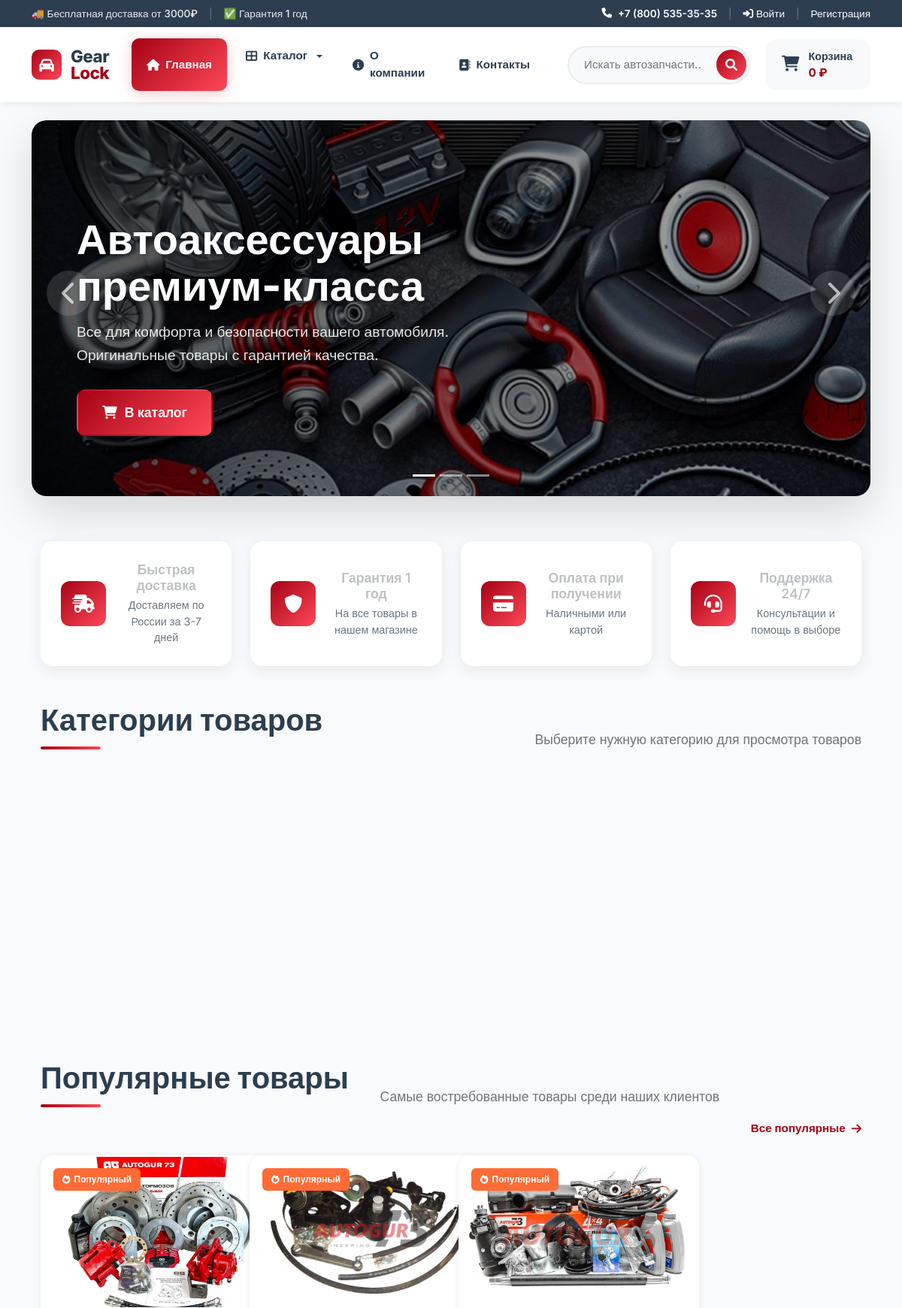
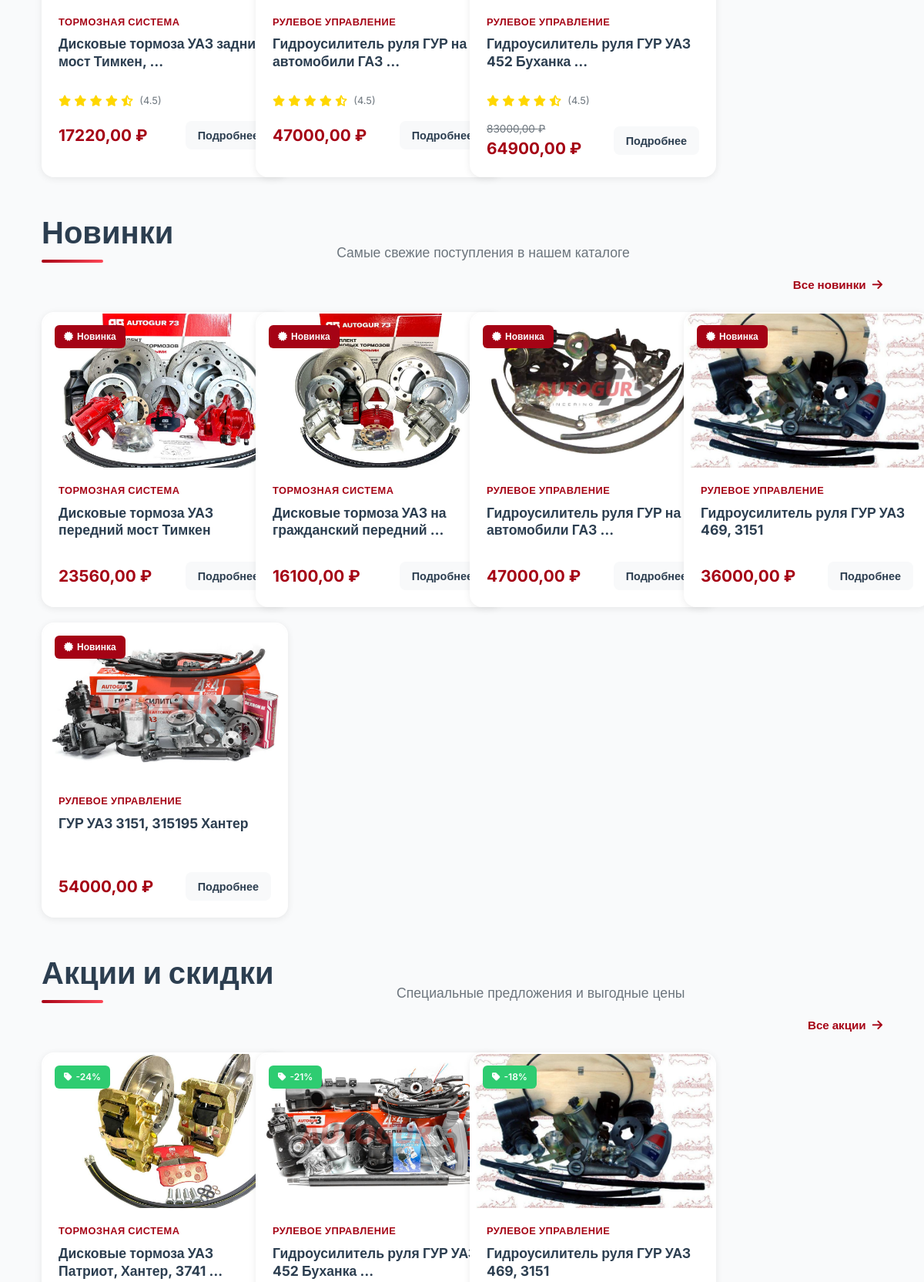
The page / (upper part) on the database its author committed (2 pictures, top to bottom).
### catalog/models.py (models this page shows, shortened)
class Product(models.Model):
    AVAILABILITY_CHOICES = [
        ('in_stock', 'В наличии'),
        ('limited', 'Мало'),
        ('out_of_stock', 'Нет в наличии'),
        ('preorder', 'Под заказ'),
    ]
    name = models.CharField('Название', max_length=200)
    slug = models.SlugField('URL', max_length=200, unique=True, blank=True)  # Добавили blank=True
    category = models.ForeignKey(Category, on_delete=models.CASCADE,
                               related_name='products')
    brand = models.ForeignKey(Brand, on_delete=models.CASCADE,
                            related_name='products', null=True, blank=True)
    sku = models.CharField('Артикул', max_length=50, unique=True)
    price = models.DecimalField('Цена', max_digits=10, decimal_places=2)
    old_price = models.DecimalField('Старая цена', max_digits=10,
                                   decimal_places=2, null=True, blank=True)
    description = models.TextField('Описание')
    features = models.TextField('Характеристики', blank=True)
    availability = models.CharField('Наличие', max_length=20,
                                  choices=AVAILABILITY_CHOICES, default='in_stock')
    quantity = models.IntegerField('Количество', default=0)
    is_active = models.BooleanField('Активный', default=True)
    is_new = models.BooleanField('Новинка', default=False)
    is_sale = models.BooleanField('Распродажа', default=False)
    is_featured = models.BooleanField('Рекомендуемый', default=False)
    created_at = models.DateTimeField('Дата создания', auto_now_add=True)
    updated_at = models.DateTimeField('Дата обновления', auto_now=True)
    class Meta:
        verbose_name = 'Товар'
        verbose_name_plural = 'Товары'
        ordering = ['-created_at']
    @property
    def discount_percent(self):
        if self.old_price and self.old_price > self.price:
            return int((1 - self.price / self.old_price) * 100)
        return 0
    @property
    def main_image(self):
        image = self.images.filter(is_main=True).first()
        if image:
            return image.image
        return None

class ProductImage(models.Model):
    product = models.ForeignKey(Product, on_delete=models.CASCADE,
                              related_name='images')
    image = models.ImageField('Изображение', upload_to='products/')
    is_main = models.BooleanField('Основное', default=False)
    order = models.IntegerField('Порядок', default=0)
    class Meta:
        verbose_name = 'Изображение товара'
        verbose_name_plural = 'Изображения товаров'
        ordering = ['is_main', 'order']

class Category(models.Model):
    name = models.CharField('Название', max_length=200)
    slug = models.SlugField('URL', max_length=200, unique=True, blank=True)
    parent = models.ForeignKey('self', on_delete=models.CASCADE,
                             null=True, blank=True, related_name='children')
    image = models.ImageField('Изображение', upload_to='categories/', null=True, blank=True)
    description = models.TextField('Описание', blank=True)
    order = models.IntegerField('Порядок', default=0)
    class Meta:
        verbose_name = 'Категория'
        verbose_name_plural = 'Категории'
        ordering = ['order', 'name']

### catalog/views.py (the view)
# urls.py: path('', views.home, name='home'),  # /catalog/
def home(request):
    categories = Category.objects.filter(parent__isnull=True).exclude(slug='').prefetch_related('children')
    featured_products = Product.objects.filter(
        is_active=True,
        is_featured=True
    )[:8]
    new_products = Product.objects.filter(
        is_active=True,
        is_new=True
    )[:8]
    sale_products = Product.objects.filter(
        is_active=True,
        is_sale=True
    ).exclude(old_price__isnull=True)[:8]
    main_categories = categories[:6]
    context = {
        'featured_products': featured_products,
        'new_products': new_products,
        'sale_products': sale_products,
        'categories': main_categories,  # Используем отфильтрованные
    }
    return render(request, 'catalog/home.html', context)

### cart/cart.py (called while the page is built)
    def get_total_price(self):
        return sum(
            float(item['price']) * item['quantity']
            for item in self.cart.values()
        )

    def __len__(self):
        return sum(item['quantity'] for item in self.cart.values())

### cart/context_processors.py (called while the page is built)
def cart(request):
    return {'cart': Cart(request)}

### catalog/context_processors.py (called while the page is built)
def categories(request):
    main_categories = Category.objects.filter(
        parent__isnull=True
    ).exclude(
        slug=''
    ).exclude(
        slug__isnull=True
    ).prefetch_related('children').order_by('order', 'name')
    return {
        'categories': main_categories,
        'all_categories': Category.objects.exclude(slug='').exclude(slug__isnull=True)
    }

### templates/catalog/home.html (shortened to what this page needs)
{% extends 'base.html' %}
{% block content %}
<section class="hero-section">
    <div id="mainCarousel" class="carousel slide" data-bs-ride="carousel" data-bs-interval="5000">
        <div class="carousel-indicators">
            <button type="button" data-bs-target="#mainCarousel" data-bs-slide-to="0" class="active"></button>
            <button type="button" data-bs-target="#mainCarousel" data-bs-slide-to="1"></button>
            <button type="button" data-bs-target="#mainCarousel" data-bs-slide-to="2"></button>
        </div>
        <div class="carousel-inner">
            <div class="carousel-item active">
                <div class="hero-slide" style="background-image: url('/static/images/avtoacc.webp')">
                    <div class="hero-overlay"></div>
                    <div class="hero-content">
                        <h1 class="hero-title">Автоаксессуары премиум-класса</h1>
                        <p class="hero-subtitle">Все для комфорта и безопасности вашего автомобиля. Оригинальные товары с гарантией качества.</p>
                        <a href="{% url 'catalog:product_list' %}" class="hero-btn">
                            <i class="fas fa-shopping-cart"></i>
                            В каталог
                        </a>
                    </div>
                </div>
            </div>
        </div>
        <button class="carousel-control-prev" type="button" data-bs-target="#mainCarousel" data-bs-slide="prev">
            <i class="fas fa-chevron-left fa-2x"></i>
        </button>
        <button class="carousel-control-next" type="button" data-bs-target="#mainCarousel" data-bs-slide="next">
            <i class="fas fa-chevron-right fa-2x"></i>
        </button>
    </div>
</section>
<section class="features-section mb-5">
    <div class="container">
        <div class="features-grid">
            <div class="feature-card">
                <div class="feature-icon">
                    <i class="fas fa-shipping-fast"></i>
                </div>
                <div class="feature-content">
                    <h4>Быстрая доставка</h4>
                    <p>Доставляем по России за 3-7 дней</p>
                </div>
            </div>
            <div class="feature-card">
                <div class="feature-icon">
                    <i class="fas fa-shield-alt"></i>
                </div>
                <div class="feature-content">
                    <h4>Гарантия 1 год</h4>
                    <p>На все товары в нашем магазине</p>
                </div>
            </div>
            <div class="feature-card">
                <div class="feature-icon">
                    <i class="fas fa-credit-card"></i>
                </div>
                <div class="feature-content">
                    <h4>Оплата при получении</h4>
                    <p>Наличными или картой</p>
                </div>
            </div>
            <div class="feature-card">
                <div class="feature-icon">
                    <i class="fas fa-headset"></i>
                </div>
                <div class="feature-content">
                    <h4>Поддержка 24/7</h4>
                    <p>Консультации и помощь в выборе</p>
                </div>
            </div>
        </div>
    </div>
</section>
<section class="categories-section mb-5">
    <div class="container">
        <div class="section-header mb-4">
            <h2 class="section-title">Категории товаров</h2>
            <p class="section-subtitle">Выберите нужную категорию для просмотра товаров</p>
        </div>
        <div class="categories-grid">
        </div>
    </div>
</section>
<section class="products-section mb-5">
    <div class="container">
        <div class="section-header mb-4">
            <h2 class="section-title">Популярные товары</h2>
            <p class="section-subtitle">Самые востребованные товары среди наших клиентов</p>
            <a href="{% url 'catalog:product_list' %}?sort=popular" class="view-all-link">
                Все популярные
                <i class="fas fa-arrow-right"></i>
            </a>
        </div>
        <div class="products-grid">
            {% for product in featured_products %}
            <div class="product-card">
                <div class="product-badge popular">
                    <i class="fas fa-fire"></i>
                    Популярный
                </div>
                <div class="product-image">
                    {% if product.main_image %}
                        <img src="{{ product.main_image.url }}" alt="{{ product.name }}">
                    {% else %}
                        <img src="https://via.placeholder.com/300x200?text=GearLock" alt="{{ product.name }}">
                    {% endif %}
                </div>
                <div class="product-content">
                    <span class="product-category">{{ product.category.name }}</span>
                    <h3 class="product-title">{{ product.name|truncatewords:6 }}</h3>
                    <div class="product-rating">
                        <div class="stars">
                            <i class="fas fa-star"></i>
                            <i class="fas fa-star"></i>
                            <i class="fas fa-star"></i>
                            <i class="fas fa-star"></i>
                            <i class="fas fa-star-half-alt"></i>
                        </div>
                        <span class="rating-count">({{ product.rating|default:'4.5' }})</span>
                    </div>
                    <div class="product-footer">
                        <div class="product-price">
                            {% if product.old_price %}
                            <span class="old-price">{{ product.old_price }} ₽</span>
                            {% endif %}
                            <span class="current-price">{{ product.price }} ₽</span>
                        </div>
                        <div class="product-actions">
                            <a href="{% url 'catalog:product_detail' product.slug %}" class="btn-details">
                                Подробнее
                            </a>
                        </div>
                    </div>
                </div>
            </div>
            {% endfor %}
        </div>
    </div>
</section>
<section class="products-section mb-5">
    <div class="container">
        <div class="section-header mb-4">
            <h2 class="section-title">Новинки</h2>
            <p class="section-subtitle">Самые свежие поступления в нашем каталоге</p>
            <a href="{% url 'catalog:product_list' %}?sort=new" class="view-all-link">
                Все новинки
                <i class="fas fa-arrow-right"></i>
            </a>
        </div>
        <div class="products-grid">
            {% for product in new_products %}
            <div class="product-card">
                <div class="product-badge new">
                    <i class="fas fa-certificate"></i>
                    Новинка
                </div>
                <div class="product-image">
                    {% if product.main_image %}
                        <img src="{{ product.main_image.url }}" alt="{{ product.name }}">
                    {% else %}
                        <img src="https://via.placeholder.com/300x200?text=GearLock" alt="{{ product.name }}">
                    {% endif %}
                </div>
                <div class="product-content">
                    <span class="product-category">{{ product.category.name }}</span>
                    <h3 class="product-title">{{ product.name|truncatewords:6 }}</h3>
                    <div class="product-footer">
                        <div class="product-price">
                            <span class="current-price">{{ product.price }} ₽</span>
                        </div>
                        <div class="product-actions">
                            <a href="{% url 'catalog:product_detail' product.slug %}" class="btn-details">
                                Подробнее
                            </a>
                        </div>
                    </div>
                </div>
            </div>
            {% endfor %}
        </div>
    </div>
</section>
<section class="products-section mb-5" id="sale-section">
    <div class="container">
        <div class="section-header mb-4">
            <h2 class="section-title">Акции и скидки</h2>
            <p class="section-subtitle">Специальные предложения и выгодные цены</p>
            <a href="{% url 'catalog:product_list' %}?on_sale=true" class="view-all-link">
                Все акции
                <i class="fas fa-arrow-right"></i>
            </a>
        </div>
        <div class="products-grid">
            {% for product in sale_products %}
            <div class="product-card">
                <div class="product-badge sale">
                    <i class="fas fa-tag"></i>
                    -{{ product.discount_percent|default:"20" }}%
                </div>
                <div class="product-image">
                <img src="{{ product.main_image.url }}" alt="{{ product.name }}">
                </div>
                <div class="product-content">
                    <span class="product-category">{{ product.category.name }}</span>
                    <h3 class="product-title">{{ product.name|truncatewords:6 }}</h3>
                </div>
            </div>
            {% endfor %}
        </div>
    </div>
</section>
{% endblock %}

### rows shown on the page
Product: main_image (picture), category.name "ТОРМОЗНАЯ СИСТЕМА", name "Дисковые тормоза УАЗ задний мост Тимкен, …", rating "4.5", price "17220,00"
Product: main_image (picture), category.name "РУЛЕВОЕ УПРАВЛЕНИЕ", name "Гидроусилитель руля ГУР на автомобили ГАЗ …", rating "4.5", price "47000,00"
Product: main_image (picture), category.name "РУЛЕВОЕ УПРАВЛЕНИЕ", name "Гидроусилитель руля ГУР УАЗ 452 Буханка …", rating "4.5", old_price "83000,00", price "64900,00", discount_percent "21"
Product: main_image (picture), category.name "ТОРМОЗНАЯ СИСТЕМА", name "Дисковые тормоза УАЗ передний мост Тимкен", price "23560,00"
Product: main_image (picture), category.name "ТОРМОЗНАЯ СИСТЕМА", name "Дисковые тормоза УАЗ на гражданский передний …", price "16100,00"
Product: main_image (picture), category.name "РУЛЕВОЕ УПРАВЛЕНИЕ", name "Гидроусилитель руля ГУР УАЗ 469, 3151", price "36000,00", discount_percent "18"
Product: main_image (picture), category.name "РУЛЕВОЕ УПРАВЛЕНИЕ", name "ГУР УАЗ 3151, 315195 Хантер", price "54000,00"
Product: discount_percent "24", main_image (picture), category.name "ТОРМОЗНАЯ СИСТЕМА", name "Дисковые тормоза УАЗ Патриот, Хантер, 3741 …"
